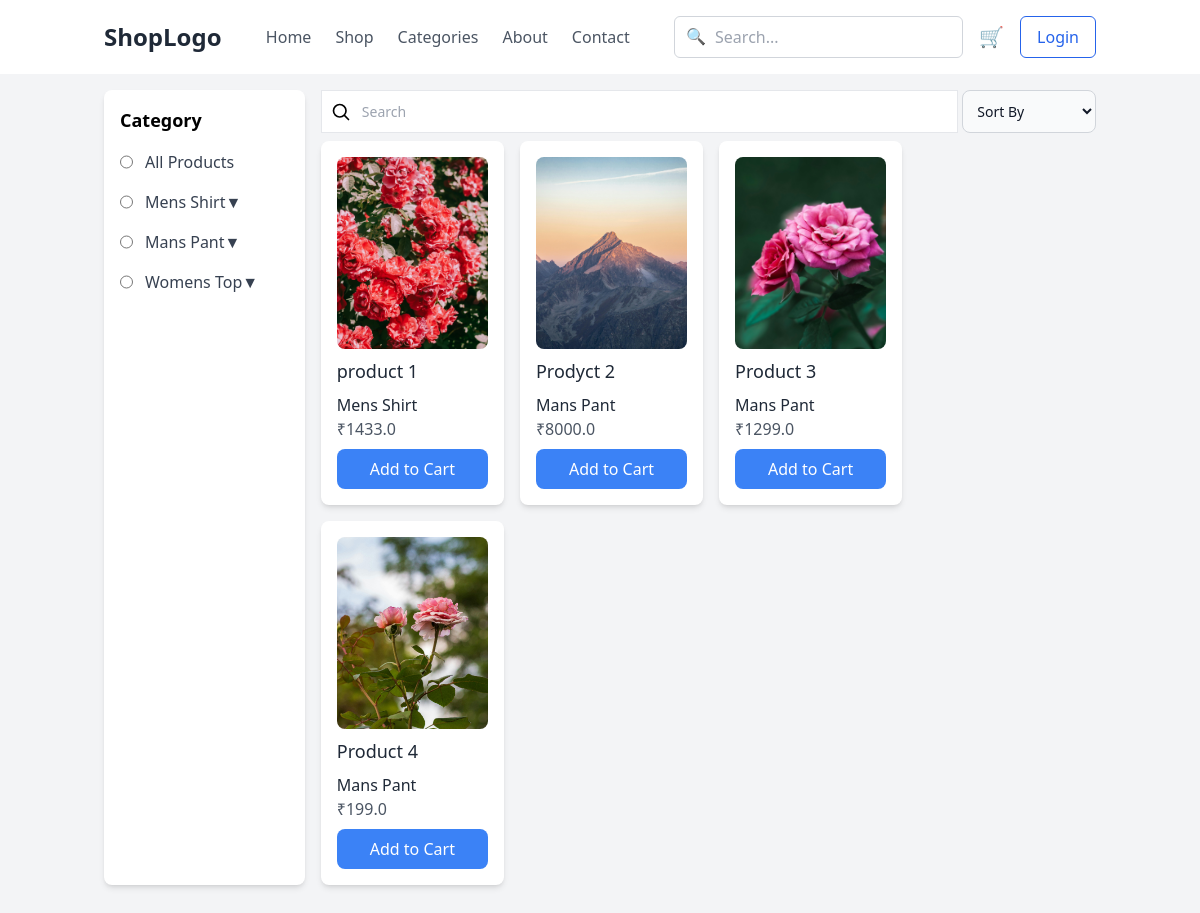
The app's page /shop/ with its own data.
### shop/models.py (models this page shows, shortened)
class ProductCategory(BaseModel):
    name = models.CharField(max_length=50)
    slug = models.CharField(max_length=50, null=True, blank=True)
    img = models.ImageField(upload_to='category_images/', null=True, blank=True)

class Product(BaseModel):
    title = models.CharField(max_length=100)
    slug = models.CharField(max_length=100, null=True, blank=True)
    category = models.ForeignKey(ProductCategory, on_delete=models.SET_NULL,null=True, related_name='products')
    subcategory = models.ForeignKey(ProductSubCategory, on_delete=models.SET_NULL,null=True,blank=True)
    description = models.TextField()
    price = models.FloatField()
    stock = models.PositiveIntegerField(default=0)
    def latest_image(self):
        return self.image.last()

class ProductImage(BaseModel):
    product = models.ForeignKey(Product, on_delete=models.CASCADE, related_name='image')
    img = models.ImageField(upload_to='product_images/')
    class Meta:
        get_latest_by = "created_at"

### shop/views.py (the view, shortened to what this page needs)
# urls.py: path('shop/', include('shop.urls')),
def shop(request):
    category = models.ProductCategory.objects.all()
    products = models.Product.objects.all()
    category_name = request.GET.get('category')
    sort = request.GET.get('sort')
    category_obj = None
    sub_category_obj = None
    try:
        sub_category_obj = models.ProductSubCategory.objects.get(slug=category_name)
    except models.ProductSubCategory.DoesNotExist:
        sub_category_obj = None
    try:
        category_obj = models.ProductCategory.objects.get(slug=category_name)
    except models.ProductCategory.DoesNotExist:
        category_obj = None
    if category_name:
        products = models.Product.objects.filter(Q(category = category_obj)|Q(subcategory = sub_category_obj))
    else:
        products = models.Product.objects.all()
    if sort == 'az':
        products = models.Product.objects.filter(Q(category = category_obj)|Q(subcategory = sub_category_obj)).order_by('title')
        print(sort)
    elif sort == 'new':
        products = models.Product.objects.filter(Q(category = category_obj)|Q(subcategory = sub_category_obj)).order_by('created_at')
        print(sort)
    elif sort == 'lh':
        products = models.Product.objects.filter(Q(category = category_obj)|Q(subcategory = sub_category_obj)).order_by('price')
        print(sort)
    elif sort == 'hl':
        products = models.Product.objects.filter(Q(category = category_obj)|Q(subcategory = sub_category_obj)).order_by('-price')
        print(sort)
    try:
        if sort == 'az':
            products = models.Product.objects.filter(Q(category = category_obj)|Q(subcategory = sub_category_obj)).order_by('title')
            print(sort)
        elif sort == 'new':
            products = models.Product.objects.filter(Q(category = category_obj)|Q(subcategory = sub_category_obj)).order_by('created_at')
            print(sort)
        elif sort == 'lh':
            products = models.Product.objects.filter(Q(category = category_obj)|Q(subcategory = sub_category_obj)).order_by('price')
            print(sort)
        elif sort == 'hl':
            products = models.Product.objects.filter(Q(category = category_obj)|Q(subcategory = sub_category_obj)).order_by('-price')
            print(sort)
    except Exception as e:
        print(e)
        messages.error(request , "Product Not Found")
    return render(request , 'shop.html',{'products':products, 'categories': category})

### templates/shop.html (shortened to what this page needs)
{% extends "index.html" %}
{% block content %}
<div class="bg-gray-100 min-h-screen">
    <div class="container mx-auto p-4 flex flex-col md:flex-row gap-4">
        <aside class="md:w-1/4 bg-white p-4 rounded-lg shadow-md transition-all duration-300 transform md:translate-x-0"
            id="sidebar">
            <h2 class="text-lg font-semibold mb-4 flex justify-between items-center">
                Category
            </h2>
            <form id="filterForm" method="GET" action="{% url 'shop' %}">
                <details class="mb-4">
                    <summary class="cursor-pointer font-medium text-gray-700 flex float-center">
                        <input type="radio" id="category" name="category" value="all" onchange="document.getElementById('filterForm').submit();"
                        {% if request.GET.category == 'all'|stringformat:"s" %}checked{% endif %}>
                        <span class="float-left ml-3">All Products</span>
                    </summary>
                </details>
                {% for category in categories %}
                <details class="mb-4 group">
                    <summary class="cursor-pointer font-medium text-gray-700 flex  float-center">
                        <input type="radio" id="category" name="category" value="{{ category.slug }}" onchange="document.getElementById('filterForm').submit();"
                        {% if request.GET.category == category.name|stringformat:"s" %}checked{% endif %} placeholder="{{ category.name }}">
                        <span class="float-left ml-3">{{ category.name }}</span>
                        <span class="transition-transform duration-200 group-open:rotate-180">▼</span>
                    </summary>
                </details>
                {% endfor %}
            </form>
        </aside>
        <div>
        <div class="flex mb-2 relative flex w-full max-w-xxs flex-row gap-1 text-on-surface dark:text-on-surface-dark">
            <input type="search"  class="w-full rounded-radius border border-outline bg-surface-alt py-2 pl-10 pr-2 text-sm focus-visible:outline-2 focus-visible:outline-offset-2 focus-visible:outline-primary disabled:cursor-not-allowed disabled:opacity-75 dark:border-outline-dark dark:bg-surface-dark-alt/50 dark:focus-visible:outline-primary-dark" name="search" placeholder="Search" aria-label="search"/>
            <form class="max-w-sm mx-auto" id="sortForm" method="get">
                <select id="countries" name="sort" onchange="document.getElementById('sortForm').submit();" class="bg-gray-50 w-full border border-gray-300 text-gray-900 text-sm rounded-lg focus:ring-blue-500 focus:border-blue-500 block w-full p-2.5 dark:bg-gray-700 dark:border-gray-600 dark:placeholder-gray-400 dark:text-white dark:focus:ring-blue-500 dark:focus:border-blue-500">
                  <option disabled {% if not request.GET.sort %}selected{% endif %}>Sort By</option>
                </select>
              </form>
        </div>
        <section class="md:w-3/4 grid grid-cols-1 sm:grid-cols-2 lg:grid-cols-3 gap-4">
            {% if products %}
            {% for product in products %}
            <a href="{% url 'product' product.slug %}" class="block bg-white p-4 rounded-lg shadow-md hover:shadow-lg transition">
                <img src="{{ product.latest_image.img.url }}" alt="{{ product.title }}"
                    class="w-full h-48 object-cover rounded-lg">
                <h3 class="text-lg font-medium mt-2 text-gray-800">{{ product.title }}</h3>
                <p class=" font-small mt-2 text-gray-800">{{ product.category.name }}</p>
                <p class="text-gray-600">₹{{ product.price }}</p>
                <button class="mt-2 w-full bg-blue-500 text-white px-4 py-2 rounded-lg hover:bg-blue-600 transition">
                    Add to Cart
                </button>
            </a>
            {% endfor %}
            {% endif %}
        </section>
    </div>
    </div>
</div>
{% endblock content %}

### records on screen
ProductCategory: name "Mens Shirt"
ProductCategory: name "Mans Pant"
ProductCategory: name "Womens Top"
Product: latest_image.img (picture), title "product 1", category.name "Mens Shirt", price "1433.0"
Product: latest_image.img (picture), title "Prodyct 2", category.name "Mans Pant", price "8000.0"
Product: latest_image.img (picture), title "Product 3", category.name "Mans Pant", price "1299.0"
Product: latest_image.img (picture), title "Product 4", category.name "Mans Pant", price "199.0"
